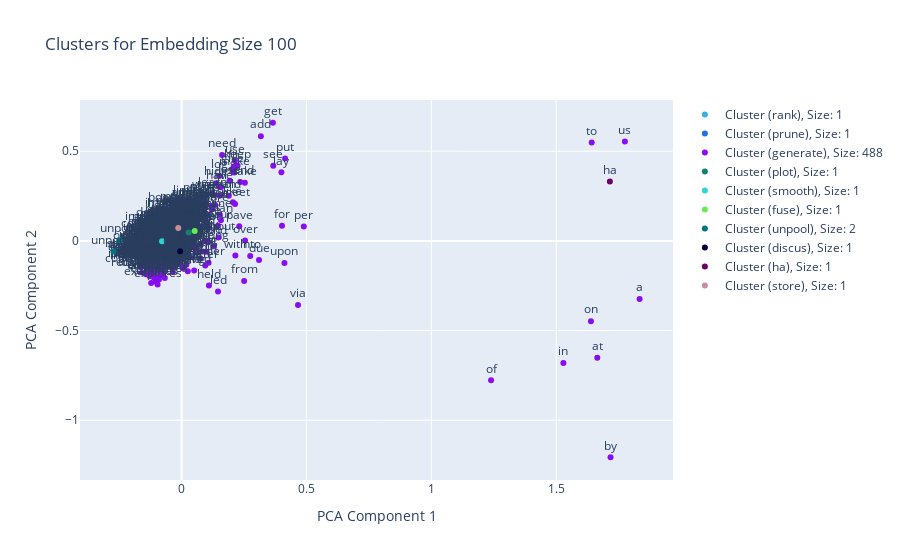

Notebook source saved alongside this figure:
### Code cell
from process_graph.edges_clustering import plot_clusters_with_pca

plot_clusters_with_pca(result[100][0], result[100][1], edge_label_map_unigram)

### Figure 1 — Plotly figure (JSON) as saved in the notebook; plotly's stock layout.template omitted (floating-point values rounded to 4 significant figures; data arrays with more than 128 entries replaced by an {"elided": "..."} marker saying what was removed)
{"data": [{"marker": {"color": "rgb(56, 176, 220)"}, "mode": "markers+text", "name": "Cluster (rank), Size: 1", "text": ["rank"], "textposition": "top center", "type": "scatter", "x": [0.04889], "y": [-0.004873]}, {"marker": {"color": "rgb(32, 112, 225)"}, "mode": "markers+text", "name": "Cluster (prune), Size: 1", "text": ["prune"], "textposition": "top center", "type": "scatter", "x": [0.07015], "y": [0.2344]}, {"marker": {"color": "rgb(135, 13, 243)"}, "mode": "markers+text", "name": "Cluster (generate), Size: 488", "text": {"elided": "488 str values"}, "textposition": "top center", "type": "scatter", "x": {"elided": "488 float values"}, "y": {"elided": "488 float values"}}, {"marker": {"color": "rgb(21, 128, 109)"}, "mode": "markers+text", "name": "Cluster (plot), Size: 1", "text": ["plot"], "textposition": "top center", "type": "scatter", "x": [0.0284], "y": [0.04635]}, {"marker": {"color": "rgb(50, 212, 211)"}, "mode": "markers+text", "name": "Cluster (smooth), Size: 1", "text": ["smooth"], "textposition": "top center", "type": "scatter", "x": [-0.07826], "y": [-0.002697]}, {"marker": {"color": "rgb(107, 233, 85)"}, "mode": "markers+text", "name": "Cluster (fuse), Size: 1", "text": ["fuse"], "textposition": "top center", "type": "scatter", "x": [0.05239], "y": [0.05547]}, {"marker": {"color": "rgb(2, 114, 132)"}, "mode": "markers+text", "name": "Cluster (unpool), Size: 2", "text": ["unpool", "unpools"], "textposition": "top center", "type": "scatter", "x": [-0.2497, -0.2731], "y": [0.003566, -0.05903]}, {"marker": {"color": "rgb(1, 2, 57)"}, "mode": "markers+text", "name": "Cluster (discus), Size: 1", "text": ["discus"], "textposition": "top center", "type": "scatter", "x": [-0.005817], "y": [-0.05803]}, {"marker": {"color": "rgb(106, 3, 97)"}, "mode": "markers+text", "name": "Cluster (ha), Size: 1", "text": ["ha"], "textposition": "top center", "type": "scatter", "x": [1.715], "y": [0.3309]}, {"marker": {"color": "rgb(200, 142, 156)"}, "mode": "markers+text", "name": "Cluster (store), Size: 1", "text": ["store"], "textposition": "top center", "type": "scatter", "x": [-0.01342], "y": [0.07156]}], "layout": {"hovermode": "closest", "title": {"text": "Clusters for Embedding Size 100"}, "xaxis": {"title": {"text": "PCA Component 1"}}, "yaxis": {"title": {"text": "PCA Component 2"}}}}
